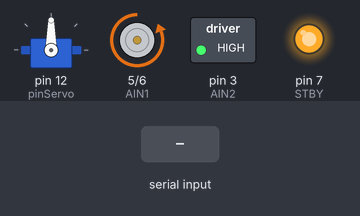
The sketch below on a simulated Arduino Uno, built with avr-gcc and run on an emulated ATmega328P. Shown: servo, direction and speed pins drawn as motors (green arrow = direction pin HIGH = forward, orange = LOW = backward, longer = more drive, stopped while the standby pin is LOW), switched loads named in the sketch (green lamp = pin HIGH), output pins drawn as LEDs (lit = HIGH). Inputs (shaded band) come from the test bench.

Above: at 1.2 s.
1.3 s: "n" received over Serial
4.3 s: "t" received over Serial
At 5.0 s:
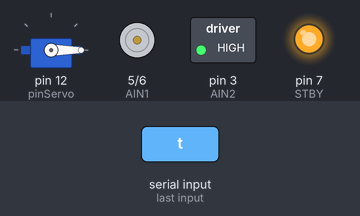
5.8 s: "n" received over Serial
At 6.33 s:
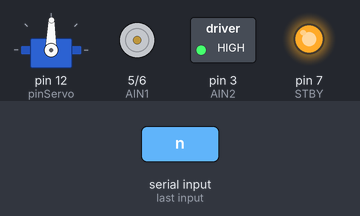
8.8 s: "s" received over Serial
At 10.0 s:
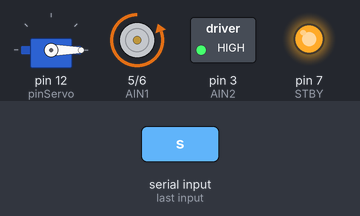
Timing chart, 0 to 11.3 s (numbered marks = the images above; inputs shaded):
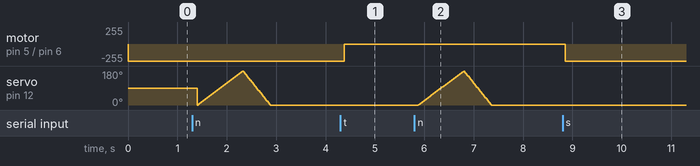

The sketch:

arduinoDispensador.ino
```cpp
#include <Servo.h>

Servo myServo;             // Crea un objeto servo para controlar el servo motor

const int PWMA = 6;        // Pin PWM para controlar la velocidad del motor
const int AIN1 = 5;        // Pin para controlar la dirección del motor
const int AIN2 = 3;        // Pin para controlar la dirección del motor
const int STBY = 7;        // Pin para activar/desactivar el controlador
const int pinServo = 12;   // Pin para controlar el servomotor

void setup()
{
  myServo.attach(pinServo);
  pinMode(PWMA, OUTPUT);
  pinMode(AIN1, OUTPUT);
  pinMode(AIN2, OUTPUT);
  pinMode(STBY, OUTPUT);
  digitalWrite(STBY, HIGH); // Activar el controlador de motor
  Serial.begin(9600);  // Inicializar la comunicación serial

  //Motor comienza encendido
  digitalWrite(AIN1, LOW);
  digitalWrite(AIN2, HIGH);
  analogWrite(PWMA, 255);
}

void loop()
{
   int place = 0; //Variable con la posicion del servo

   while (true) {
        // Esperar para recibir ordenes por el monitor serial
        if (Serial.available() > 0) {
            char siguienteOrden = Serial.read(); // Lee el dato entrante
            switch (siguienteOrden) {
                // Activando rodillos externos
                case 's':
                    analogWrite(PWMA, 255);
                    break;
                // Apagando rodillos externos
                case 't':
                    analogWrite(PWMA, 0);
                    break;
                // Dispensado siguiente carta
                case 'n':
                    // Colocar la carta en posición
                    for (place = 0; place <= 180; place += 1) {
                        myServo.write(place);
                        delay(1000/180);
                    }

                    // Expulsar la carta
                    for (place = 180; place >= 0; place -= 1) {
                        myServo.write(place);
                        delay(650/180);
                    }
            }
        }
        delay(100);
    }
} 
```

Measured:
- after the input at 4.3 s, motor on pin 5 (AIN1) / pin 6 (PWMA): backward 255/255 → stopped after 0.08 s
- after the input at 5.8 s, servo on pin 12 (pinServo): rises from 0° to 179° in 0.92 s, then falls to 0° in 0.55 s
- after the input at 8.8 s, motor on pin 5 (AIN1) / pin 6 (PWMA): stopped → backward 255/255 after 0.05 s
